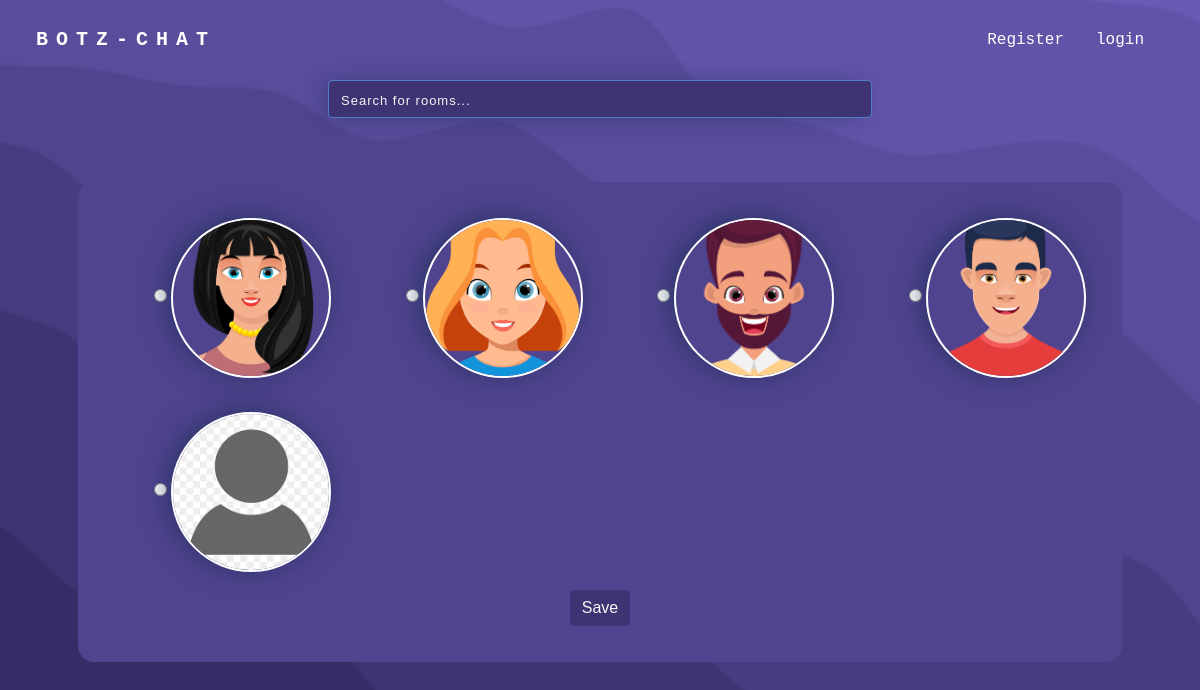
The app's page /select-avatar/ with its own data.
### base/models.py (models this page shows)
class Avatar(models.Model):
    image = models.ImageField( upload_to='images/' )

### base/views.py (the view, shortened to what this page needs)
# urls.py: path('select-avatar/', views.selectAvatar, name= 'select_avatar'),
def selectAvatar(request):
    avatars = Avatar.objects.all()
    context = {'avatars': avatars}
    return render(request, 'base/avatar.html', context)

### base/templates/base/avatar.html (shortened to what this page needs)
{% extends 'base.html' %}
{% load static %}
        {% block content %}
        {% include 'searchbar.html' %}
        <div class="container p-5">
            <div class="profile-card" style="width: 100%; overflow-y: auto;">
                <form method="POST" enctype="multipart/form-data">
                    <div class="d-flex flex-row justify-content-between flex-wrap">
                        {% for avatar in avatars %}
                            <div class="text-center p-2 m-2 ps-4" onclick="selectAvatar('{{ avatar.id }}')">
                                <label class="form-check-label">
                                    <div class="form-check">
                                        <input type="radio" name="avatar" value="{{ avatar.id }}" id="avatar_{{ avatar.id }}">
                                        <img style="cursor: pointer;" class="profile-card-img overflow-scroll" src="{{ avatar.image.url }}" alt="avatar">
                                    </div>
                                </label>
                            </div>
                        {% endfor %}
                    </div>
                    <center>
                    <button class="btn" style="
                        background-color: #3f3473 !important;
                        color: whitesmoke !important;" type="submit">Save</button>
                    </center>
                </form>
            </div>
        </div>
        {% endblock %}

### static/css/style.css (style rules this page uses)
body { background-image: url('../img/wickedbackground.png'); background-size: cover; background-repeat: no-repeat; background-position: center; background-attachment: fixed; color: whitesmoke; scroll-behavior: smooth; opacity: 0; animation: fadeIn 1s ease-in-out forwards; }
input, textarea, .icon-input { background-color: #3f3473 !important; border: 1px solid #4f7cc2 !important; color: whitesmoke !important; box-shadow: -5px 1px 22px -8px rgba(17,41,79,0.8); -webkit-box-shadow: -5px 1px 22px -8px rgba(17,41,79,0.8); -moz-box-shadow: -5px 1px 22px -8px rgba(17,41,79,0.8); }
input::placeholder { color: whitesmoke !important; letter-spacing: 1px; font-family: 'Monteserrat', sans-serif; font-size: small; }
button { background: #50448e !important; border: none !important; font-family: 'Montsserat', sans-serif;; }
.profile-card { padding:20px; background-color: #50448e; color: whitesmoke; height: 60vh; border-radius: 1rem; }
.profile-card-img { width: 10rem ; height: 10rem; border-radius: 50%; object-fit: cover; border: 2px solid #fff; box-shadow: -4px -2px 32px -5px rgba(17,41,79,0.83); -webkit-box-shadow: -4px -2px 32px -5px rgba(17,41,79,0.83); -moz-box-shadow: -4px -2px 32px -5px rgba(17,41,79,0.83) }

### records on screen
Avatar: image (picture)
Avatar: image (picture)
Avatar: image (picture)
Avatar: image (picture)
Avatar: image (placeholder picture)
